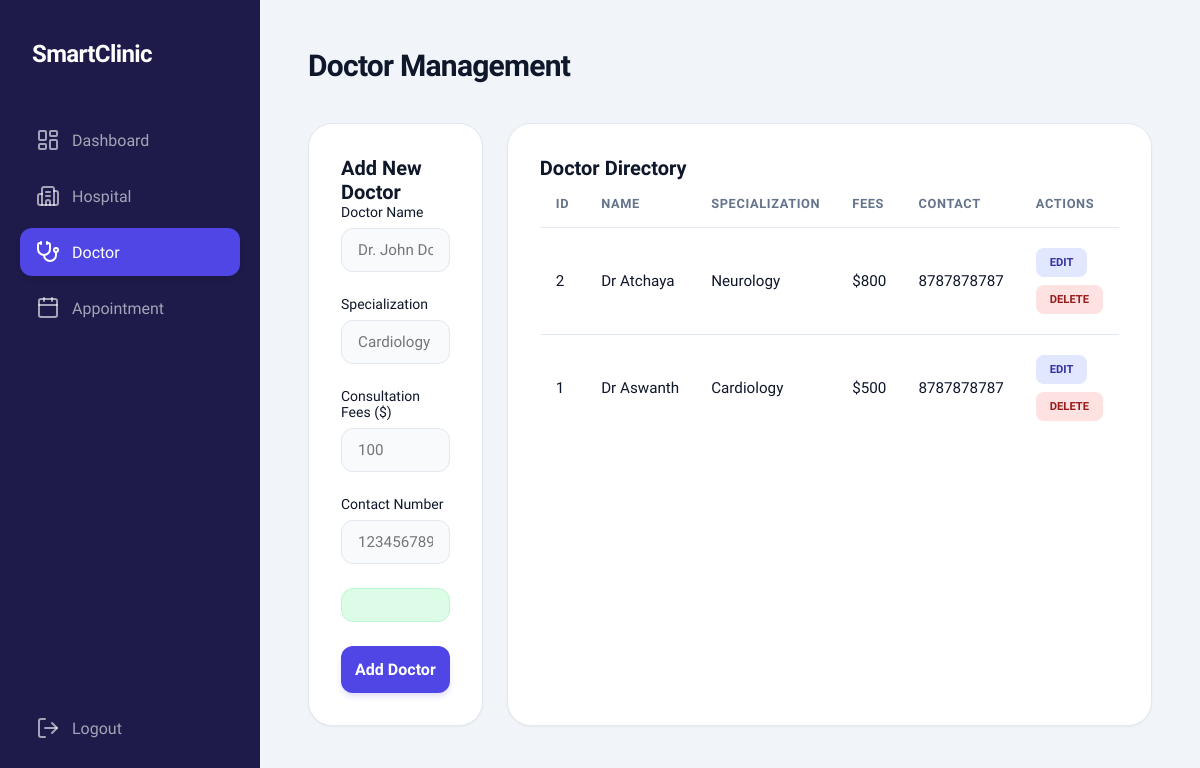
The page /doctor.php (signed in) on the database its author committed.
### tables this page shows
CREATE TABLE `sc_consultant` (
  `id` int(11) NOT NULL AUTO_INCREMENT,
  `created_date_time` datetime DEFAULT NULL,
  `updated_date_time` datetime DEFAULT NULL,
  `consultant_id` mediumtext DEFAULT NULL,
  `consultan_name` mediumtext DEFAULT NULL,
  `consultant_fees` int(11) NOT NULL DEFAULT 0,
  `consultant_specification` mediumtext DEFAULT NULL,
  `consultant_number` mediumtext DEFAULT NULL,
  `deleted` int(11) NOT NULL DEFAULT 0,
  PRIMARY KEY (`id`)
);

### main/basic_functions.php (called while the page is built, shortened)
<?php
    class Basic_Functions extends Database {
        public $con;
        public function __construct() {
            $this->con = $this->connect();
        }
        public function getTableRecords($table, $field = '', $value = '', $orderby = 'id DESC') {
            $con = $this->con;
            $sql = "SELECT * FROM $table WHERE deleted = ?";
            $params = [0];
            $sql .= " ORDER BY $orderby";
            $stmt = $con->prepare($sql);
            $stmt->execute($params);
            return $stmt->fetchAll();
        }
    }
?>

### doctor.php (the view, shortened to what this page needs)
<?php
    include_once("common_file.php");
    $edit_id = $_GET['doctor_id'] ?? '';
    $name = "";
    $specialization = "";
    $fees = "";
    $contact = "";
?>
<!DOCTYPE html>
<html lang="en">
<head>
    <link rel="stylesheet" href="assets/css/style.css">
</head>
<body>
    <div class="dashboard-container">
        <?php include 'includes/sidebar.php'; ?>
        <main class="main-content">
            <header class="top-header">
                <div class="page-title">
                    <h1>Doctor Management</h1>
                </div>
            </header>
            <div class="grid-container" style="grid-template-columns: 1fr 2fr;">
                <div class="content-card">
                    <div class="content-card-header">
                        <h2><?php echo empty($edit_id) ? "Add New Doctor" : "Update Doctor"; ?></h2>
                    </div>
                    <form name="doctor_form" id="doctor_form" onsubmit="event.preventDefault(); formSubmit('doctor_form', 'doctor_action.php', 'doctor.php', 'doctor');">
                        <div class="form-group">
                            <label for="doc-name">Doctor Name</label>
                            <input type="text" id="doc-name" name="name" class="form-input" placeholder="Dr. John Doe" value="<?php echo $name; ?>" onkeypress="return allowLettersOnly(event)" required>
                        </div>
                        <div class="form-group">
                            <label for="doc-spec">Specialization</label>
                            <input type="text" id="doc-spec" name="specialization" class="form-input" placeholder="Cardiology" value="<?php echo $specialization; ?>" required>
                        </div>
                        <div class="form-group">
                            <label for="doc-fees">Consultation Fees ($)</label>
                            <input type="number" id="doc-fees" name="fees" class="form-input" placeholder="100" value="<?php echo $fees; ?>" onkeypress="return allowNumbersOnly(event)" required>
                        </div>
                        <div class="form-group">
                            <label for="doc-contact">Contact Number</label>
                            <input type="tel" maxlength="10" id="doc-contact" name="contact" class="form-input" placeholder="1234567890" value="<?php echo $contact; ?>" onkeypress="return allowNumbersOnly(event)" required>
                        </div>
                        <div id="success-msg" class="success-msg hidden"></div>
                        <button type="submit" class="btn-primary"><?php echo empty($edit_id) ? "Add Doctor" : "Update Doctor"; ?></button>
                    </form>
                </div>
                <div class="content-card">
                    <div class="content-card-header">
                        <h2>Doctor Directory</h2>
                    </div>
                    <div class="table-container">
                        <table>
                            <thead>
                                <tr>
                                    <th>ID</th>
                                    <th>Name</th>
                                    <th>Specialization</th>
                                    <th>Fees</th>
                                    <th>Contact</th>
                                    <th>Actions</th>
                                </tr>
                            </thead>
                            <tbody>
                                <?php
                                    $doctors = $bf->getTableRecords($GLOBALS['consultant_table']);
                                    if ($doctors) {
                                        foreach ($doctors as $doc) {
                                            echo "<tr>";
                                            echo "<td>" . $doc['id'] . "</td>";
                                            echo "<td>" . $doc['consultan_name'] . "</td>";
                                            echo "<td>" . $doc['consultant_specification'] . "</td>";
                                            echo "<td>$" . $doc['consultant_fees'] . "</td>";
                                            echo "<td>" . $doc['consultant_number'] . "</td>";
                                             echo "<td>
                                                    <a href='doctor.php?doctor_id=" . $doc['consultant_id'] . "' class='status-badge status-attended' style='border:none; cursor:pointer; text-decoration:none; margin-right:5px;'>Edit</a>
                                                    <button onclick='deleteDoctor(\"" . $doc['consultant_id'] . "\")' class='status-badge status-expired' style='border:none; cursor:pointer;'>Delete</button>
                                                  </td>";
                                            echo "</tr>";
                                        }
                                    } else {
                                        echo "<tr><td colspan='6' style='text-align:center;'>No records found</td></tr>";
                                    }
                                ?>
                            </tbody>
                        </table>
                    </div>
                </div>
            </div>
        </main>
    </div>
</body>
</html>

### assets/css/style.css (style rules this page uses)
:root { --primary-color: #4f46e5; --primary-hover: #4338ca; --secondary-color: #0ea5e9; --accent-color: #10b981; --bg-main: #f1f5f9; --bg-card: #ffffff; --text-main: #0f172a; --text-muted: #64748b; --border-color: #e2e8f0; --sidebar-bg: #1e1b4b; --sidebar-width: 260px; --transition: all 0.3s cubic-bezier(0.4, 0, 0.2, 1); --shadow-sm: 0 1px 2px 0 rgb(0 0 0 / 0.05); --shadow-md: 0 4px 6px -1px rgb(0 0 0 / 0.1), 0 2px 4px -2px rgb(0 0 0 / 0.1); --shadow-lg: 0 10px 15px -3px rgb(0 0 0 / 0.1), 0 4px 6px -4px rgb(0 0 0 / 0.1); }
* { margin: 0; padding: 0; box-sizing: border-box; font-family: 'Plus Jakarta Sans', sans-serif; }
body { background-color: var(--bg-main); color: var(--text-main); overflow-x: hidden; }
.form-group { margin-bottom: 24px; }
.form-group label { display: block; margin-bottom: 8px; font-size: 0.875rem; font-weight: 500; color: var(--text-main); }
.form-input { width: 100%; padding: 12px 16px; background: #f8fafc; border: 1px solid var(--border-color); border-radius: 12px; color: var(--text-main); font-size: 0.95rem; transition: var(--transition); }
.btn-primary { width: 100%; padding: 14px; background: var(--primary-color); border: none; border-radius: 12px; color: white; font-weight: 600; font-size: 1rem; cursor: pointer; transition: var(--transition); box-shadow: 0 4px 6px -1px rgba(79, 70, 229, 0.2); }
.dashboard-container { display: flex; min-height: 100vh; }
.main-content { flex: 1; margin-left: var(--sidebar-width); padding: 48px; }
.top-header { display: flex; justify-content: space-between; align-items: center; margin-bottom: 40px; }
.page-title h1 { font-size: 1.875rem; font-weight: 700; color: var(--text-main); letter-spacing: -0.025em; }
.grid-container { display: grid; grid-template-columns: repeat(auto-fill, minmax(300px, 1fr)); gap: 24px; margin-bottom: 40px; }
.content-card { background: white; border: 1px solid var(--border-color); padding: 32px; border-radius: 24px; margin-bottom: 30px; box-shadow: var(--shadow-sm); }
.content-card-header h2 { font-size: 1.25rem; font-weight: 700; color: var(--text-main); }
.table-container { width: 100%; overflow-x: auto; }
table { width: 100%; border-collapse: separate; border-spacing: 0; }
th { text-align: left; padding: 16px; color: var(--text-muted); font-weight: 600; font-size: 0.8rem; text-transform: uppercase; letter-spacing: 0.05em; border-bottom: 1px solid var(--border-color); }
td { padding: 20px 16px; border-bottom: 1px solid var(--border-color); color: var(--text-main); font-size: 0.95rem; vertical-align: middle; }
td:nth-child(2), td:nth-child(3) { white-space: nowrap; }
th:nth-child(1), td:nth-child(1) { width: 15%; }
th:nth-child(2), td:nth-child(2) { width: 20%; }
th:nth-child(3), td:nth-child(3) { width: 25%; }
th:nth-child(4), td:nth-child(4) { width: 15%; }
th:nth-child(5), td:nth-child(5) { width: 25%; }
tr:last-child td { border-bottom: none; }
td:last-child { display: flex; gap: 8px; flex-wrap: wrap; align-items: center; min-height: 80px; }
.status-badge { display: inline-flex; align-items: center; justify-content: center; padding: 8px 14px; border-radius: 8px; font-size: 0.7rem; font-weight: 700; text-transform: uppercase; white-space: nowrap; border: none; cursor: pointer; transition: var(--transition); }
.status-attended { background: #e0e7ff; color: #3730a3; }
.status-expired { background: #fee2e2; color: #991b1b; }
.success-msg { background: #dcfce7; color: #166534; padding: 16px; border-radius: 12px; margin-bottom: 24px; text-align: center; font-weight: 600; border: 1px solid #bbf7d0; }

### rows shown on the page
sc_consultant: id "2", consultan_name "Dr Atchaya", consultant_specification "Neurology", consultant_fees "800", consultant_number "8787878787"
sc_consultant: id "1", consultan_name "Dr Aswanth", consultant_specification "Cardiology", consultant_fees "500", consultant_number "8787878787"
